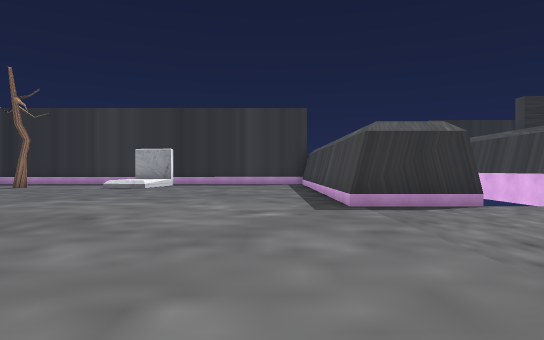
view 1 (above)

21 first-person views from a walk through a Unity game level. The camera is 1.2 m above the floor, looks level and sees 75° across. The floor is counted in squares, 2 m on a side. Each view is taken from the middle of a square. On the plan, view 1 faces up. The plan holds only what a view shows up to about 10 squares ahead; the rest is blank. The place goes on beyond the plan. The player character is not drawn.

view 2
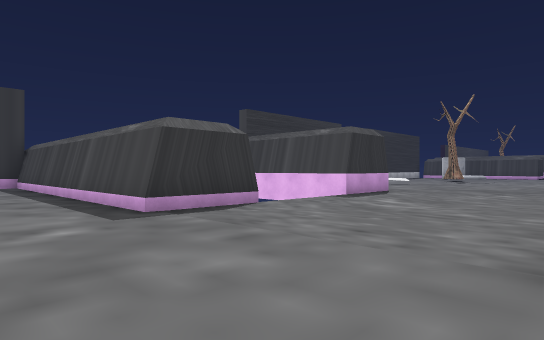

view 3
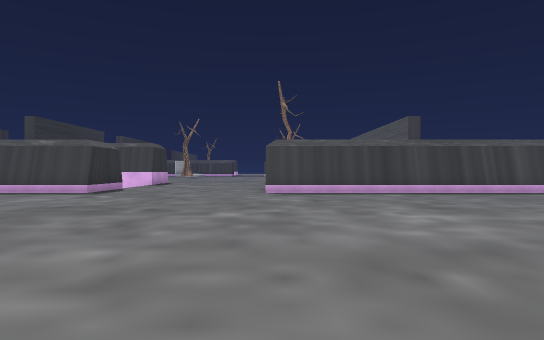

view 4
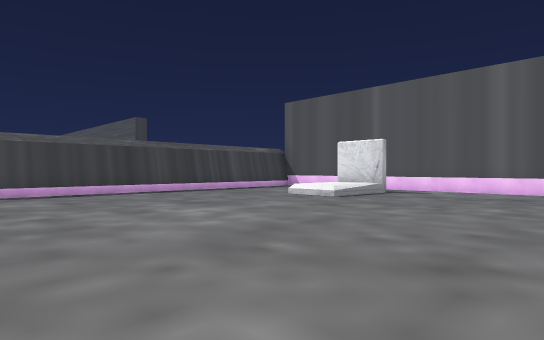

view 5
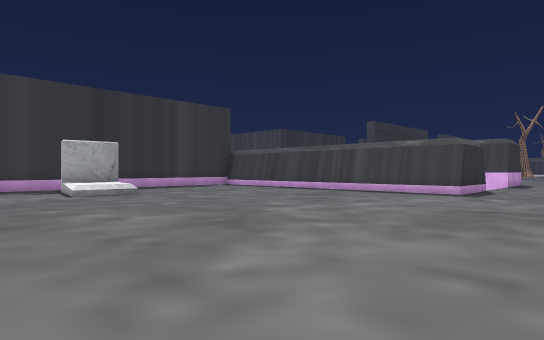

view 6
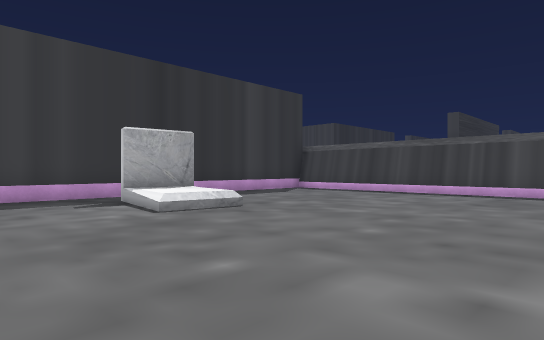

view 7
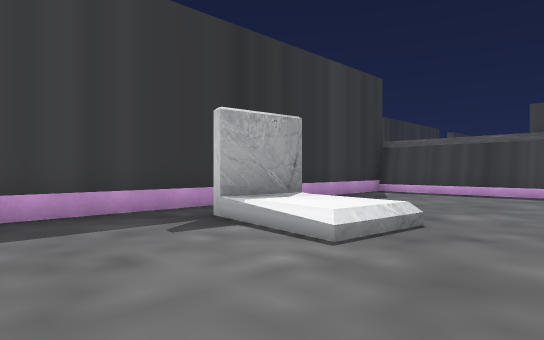

view 8
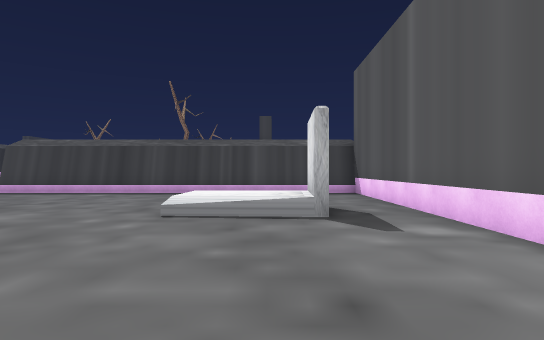

view 9
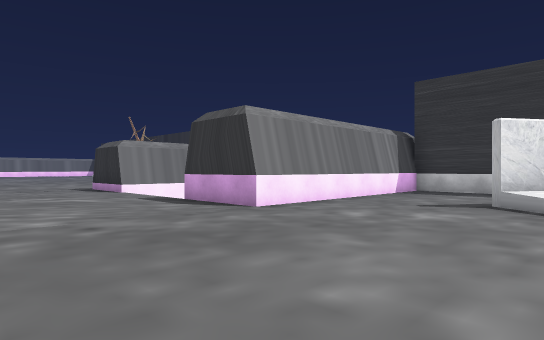

view 10
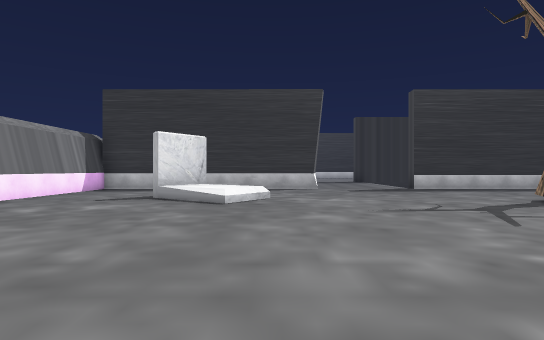

view 11
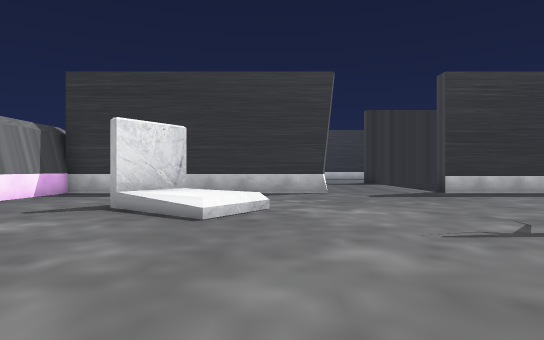

view 12
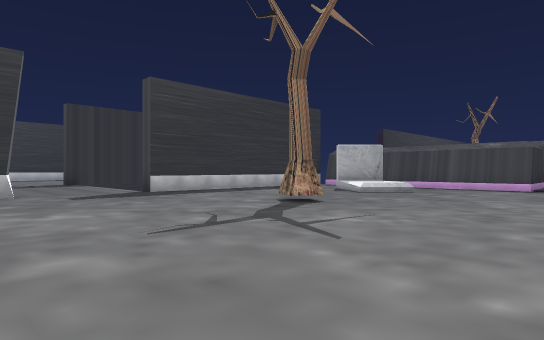

view 13
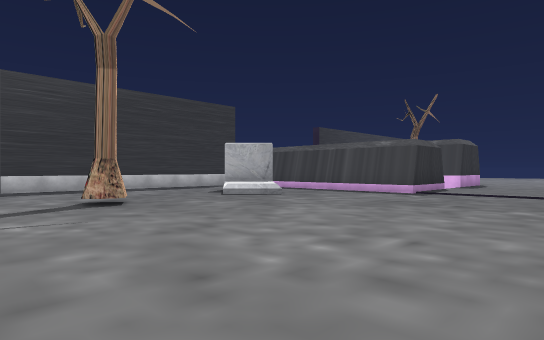

view 14
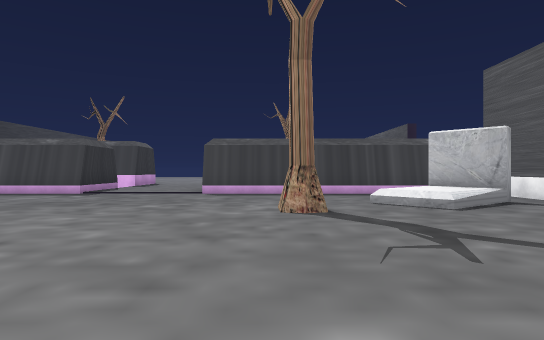

view 15
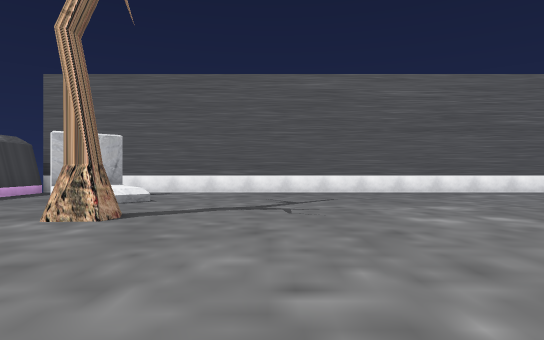

view 16
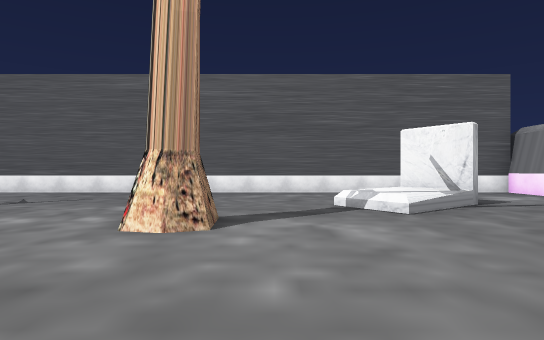

view 17
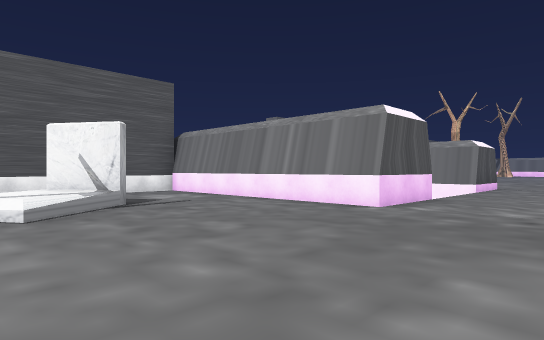

view 18
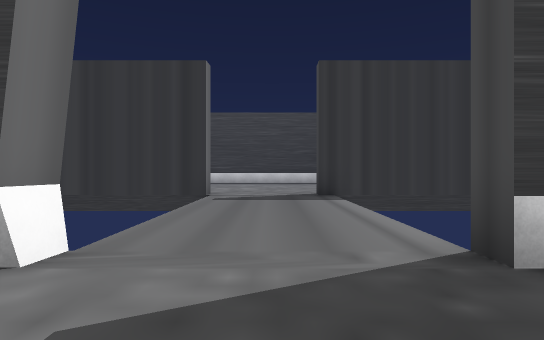

view 19
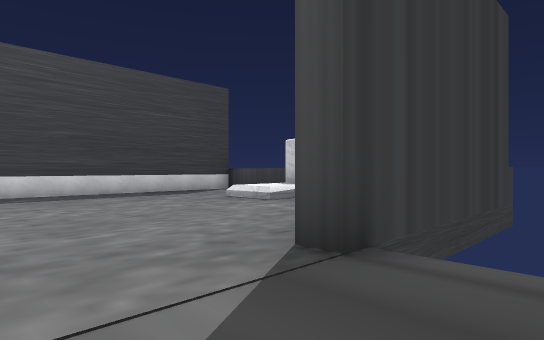

view 20
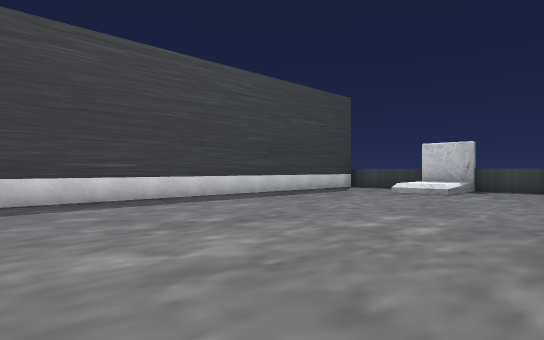

view 21
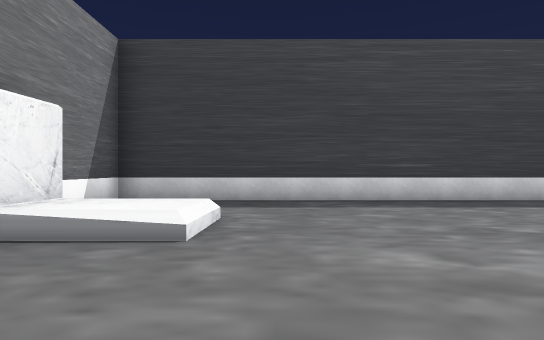

### Floor plan
Key: @ floor where view 1 was taken; # wall or solid block; . main floor; : floor 0.5 m higher than the main floor; / step, stairs or slope; ^ raised ledge; T tree.
Columns run from 8 left of view 1 to 28 right of it. Each row starts with its distance up from view 1.
 26                  #############
 25                  # ............
 24                  # ............^
 23                  #::........./:#
 22                   //.........//^
 21                   .............^
 20                    ............^
 19                     ........
 18                     ####..######
 17                         ...
 16                         ...
 15  ##########             ...
 14 ...##.....#             ...
 13 ...:/.....#     ########...###
 12 ...:/.....#     #...  ........
 11 ..........#     #...  ........
 10 ..........#     #.... .........
  9 ..........#     #...#/........./
  8 ..........#     #.../:/....T...:/
  7 ..........##   ##..../........./..#
  6 ..........##   ##.................#
  5 ..................................##
  4 .....................................
  3 .....................................
  2 ....................................
  1 ..........##   ##.................#
  0 ........@.##    #.......T.....T...#
 -1 ..........#     #..../......../...#
 -2 ..........#     #...#:/......../..#
 -3  .........#     #...#/.........:/.#
 -4  .........#     #...  ........./#.#
 -5  ....:/...#     #..  .............#
 -6 .....:/  .#     ###################
 -7  ....#/...#
 -8  .........#
 -9  ##########

Where each view was taken, in squares from view 1:
view 1: 0 up, 0 right, facing up
view 2: 1 up, 1 left, facing up-right
view 3: 1 up, 8 left, facing right
view 4: 2 up, 8 left, facing down-right
view 5: 3 up, 8 left, facing up-right
view 6: 7 up, 8 left, facing up-right
view 7: 10 up, 8 left, facing up-right
view 8: 6 down, 8 left, facing right
view 9: 2 up, 13 right, facing up-left
view 10: 1 up, 14 right, facing up
view 11: 3 up, 14 right, facing up
view 12: 3 up, 14 right, facing up-right
view 13: 1 up, 17 right, facing up-right
view 14: 0 up, 17 right, facing right
view 15: 4 up, 20 right, facing down
view 16: 4 up, 15 right, facing down
view 17: 4 up, 14 right, facing down-left
view 18: 10 up, 17 right, facing up
view 19: 17 up, 16 right, facing up-right
view 20: 19 up, 12 right, facing up-right
view 21: 19 up, 12 right, facing up
